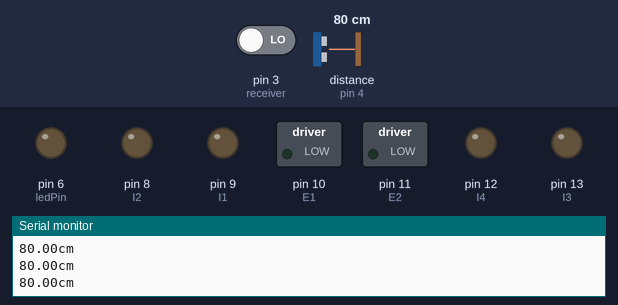
The sketch below on a simulated Arduino Uno, built with avr-gcc and run on an emulated ATmega328P. On the bench: switched loads named in the sketch (green lamp = pin HIGH), output pins drawn as LEDs (lit = HIGH), the last lines printed to the serial monitor. The test bench sets the inputs (shaded band); at power-on: distance to the obstacle (sensor on pin 4) 80 cm, pin 3 (receiver) LOW. The echo pulse lasts 58.3 µs per cm.

Above: at 1.2 s.
1.3 s: distance to the obstacle (sensor on pin 4) set to 27 cm
2.8 s: distance to the obstacle (sensor on pin 4) set to 23 cm
At 3.2 s:
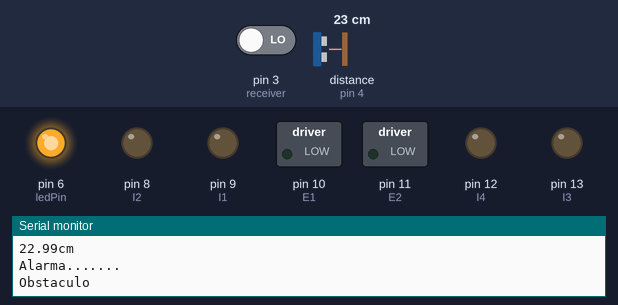
8.8 s: distance to the obstacle (sensor on pin 4) set to 35 cm
At 10.4 s:
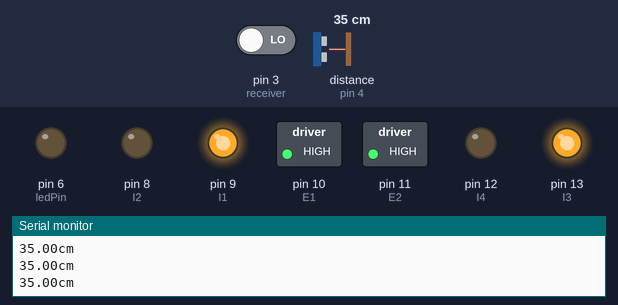
10.7 s: distance to the obstacle (sensor on pin 4) set to 2 cm
At 13.7 s:
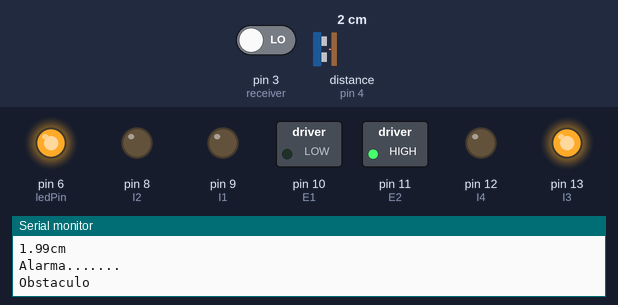
Timing chart, 0 to 14.7 s (numbered marks = the images above; inputs shaded):
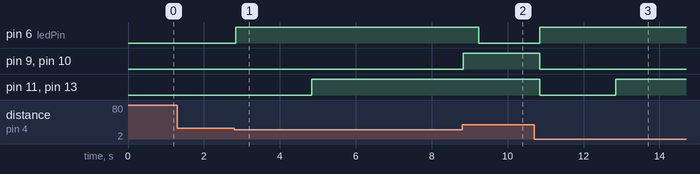

The sketch:

carrito.ino
```cpp
#include <IRremote.h>
#include <Ultrasonic.h>

/*-----Constantes-----*/
int receiver = 3; // pin 3 del arduino para el receptor IR
#define E1 10    // Habilitar Pin 10 para el motor 1(Enable1)
#define E2 11   // Habilitar Pin 11 para el motor 2(Enable2)

#define I1 9  // Control pin 1 para motor 1(In1)
#define I2 8  // Control pin 2 para motor 1(In2)
#define I3 13  // Control pin 1 para motor 2(In3)
#define I4 12 // Control pin 2 para motor 2(In4)

#define TRIGGER_PIN  5//Pin 5 Trig ultrasonido
#define ECHO_PIN     4//pin 4 Echo ultrasonido

int ledPin = 6;//pin del led

IRrecv irrecv(receiver);// creando instancia para 'irrecv'
decode_results Codigo;            // creando instancia para 'decode_results'
Ultrasonic ultrasonic(TRIGGER_PIN, ECHO_PIN);//manda los pines del echo ty trig
void setup()
    {
    for(int i=8;i<=13;i++)//for pines del 8 al 13 como salida
    {
    pinMode(i, OUTPUT);
    }
    pinMode(ECHO_PIN, INPUT);
    pinMode(TRIGGER_PIN, OUTPUT);
    pinMode(receiver, INPUT);//pin del receiber como imput
    pinMode(ledPin, OUTPUT);

    attachInterrupt(1, IR,  HIGH);//interrupción pin 3 (IR pin Data)
    Serial.begin(9600);//velocidad
    irrecv.enableIRIn(); // Iniciar el receptor
   }

void loop()//bucle infinito loop
{
    float cmMsec;
    long microsec = ultrasonic.timing();
    cmMsec = ultrasonic.convert(microsec, Ultrasonic::CM);

    if ( cmMsec>= 500 || cmMsec <= 0)
        {  // si la distancia es mayor a 500cm o menor a 0cm
        Serial.println("Medicion no confiable"); // cuando la distancia es mayor de 5 metros la medicion no es exapta
        }
    else
    {
        Serial.print(cmMsec);           // envia el valor de la distancia por el puerto serial
        Serial.println("cm");              // le coloca a la distancia los centimetros "cm"
        digitalWrite(6, 0);               // en bajo el pin 13
     }

    if (cmMsec<= 25 && cmMsec >= 1)
    {
        digitalWrite(6, 1);                     // en alto el pin 6 si la distancia es menor a 10cm
        Serial.println("Alarma.......");         // envia la palabra Alarma por el puerto serial
           Serial.println("Obstaculo");
    alto();//llamando funcion alto
    delay(2000);//espera 2 seg
    stopmotor1();//funcion para girar
    digitalWrite(6, 1);//enciende el led
    delay(4000);//espera 4 seg
    adelante();//llamando funcion adelante
     }
     delay(400);                                // espera 400ms para que se logre ver la distancia en la consola
}

void IR()//funcion q se ejecuta al disparar la interrupcion
{
    if (irrecv.decode(&Codigo))
        {
        Serial.println(Codigo.value);
        delay(50);
        irrecv.resume();
        }
    if(Codigo.value== 2575714394)//flecha arriva
      {
      adelante();//llama a func adelante
      }
   if(Codigo.value== 476746140)//flecha abajo
      {
      atras();//llama a func atras
      }
    if(Codigo.value==3398796026)//STOP
      {
       alto();//llama a func alto
      }
   if(Codigo.value==1320813602)//STOP motor 1
      {
      stopmotor1();//llama a func stop motor 1
      }

    if(Codigo.value==1587577092)//STOP motor 2
      {
      stopmotor2();//llama a stop motor 2
      }
    if(Codigo.value==3189035290)
       {
       alto();
       analogWrite(E1,155);//low spedd
       analogWrite(E2,155);//
       adelante();

       }

        if(Codigo.value==510371368)
       {

       alto();
       analogWrite(E1,255);//full speed
       analogWrite(E2,255);//
       adelante();

      }
   digitalWrite(6, 1);
   digitalWrite(3,LOW);//manda Low al pin 3 lo q nos saca de la interrupcion ya q la interrupcion se dispara con HIGH
}
//funciones de control del carrito
 void adelante(){
  //Adelante
      digitalWrite(E1, LOW);
      digitalWrite(E2, LOW);
      digitalWrite(E1, HIGH);
      digitalWrite(E2, HIGH);
      digitalWrite(I1, HIGH);
      digitalWrite(I2, LOW);
      digitalWrite(I3, HIGH);
      digitalWrite(I4, LOW);
  }
  void atras(){
    //Atras
      digitalWrite(E1, LOW);
      digitalWrite(E2, LOW);
      digitalWrite(E1, HIGH);
      digitalWrite(E2, HIGH);
      digitalWrite(I1, LOW);
      digitalWrite(I2, HIGH);
      digitalWrite(I3, LOW);
      digitalWrite(I4, HIGH);
    }
void alto(){
   //STOP
      digitalWrite(E1, LOW);
      digitalWrite(E2, LOW);
      digitalWrite(I1, LOW);
      digitalWrite(I2, LOW);
      digitalWrite(I3, LOW);
      digitalWrite(I4, LOW);
  }
void stopmotor1(){
      digitalWrite(E2, HIGH);
      digitalWrite(E1, LOW);
      digitalWrite(I1, LOW);
      digitalWrite(I2, LOW);
      digitalWrite(I3, HIGH);
      digitalWrite(I4, LOW);
   }
void stopmotor2(){
      digitalWrite(E1, HIGH);
      digitalWrite(E2, LOW);
      digitalWrite(I3, LOW);
      digitalWrite(I4, LOW);
      digitalWrite(I1, HIGH);
      digitalWrite(I2, LOW);
  }
```

Measured:
- the behaviour switches between 26 and 25 cm on distance to the obstacle (sensor on pin 4) (found by bisection; images 0 and 1)
- after the input at 2.8 s, pin 6 (ledPin): LOW → HIGH at once; pin 11 (E2), pin 13 (I3): LOW → HIGH after 2.0 s
- after the input at 8.8 s, pin 6 (ledPin): HIGH → LOW after 0.44 s; pin 9 (I1), pin 10 (E1): goes on until 8.8 s, then stays HIGH; pin 11 (E2), pin 13 (I3): stays HIGH (without the input it goes to LOW after 0.44 s)
- after the input at 10.7 s, pin 6 (ledPin): LOW → HIGH after 0.15 s; pin 9 (I1), pin 10 (E1): HIGH → LOW after 0.15 s; pin 11 (E2), pin 13 (I3): HIGH → LOW after 0.15 s, → HIGH 2.0 s later
